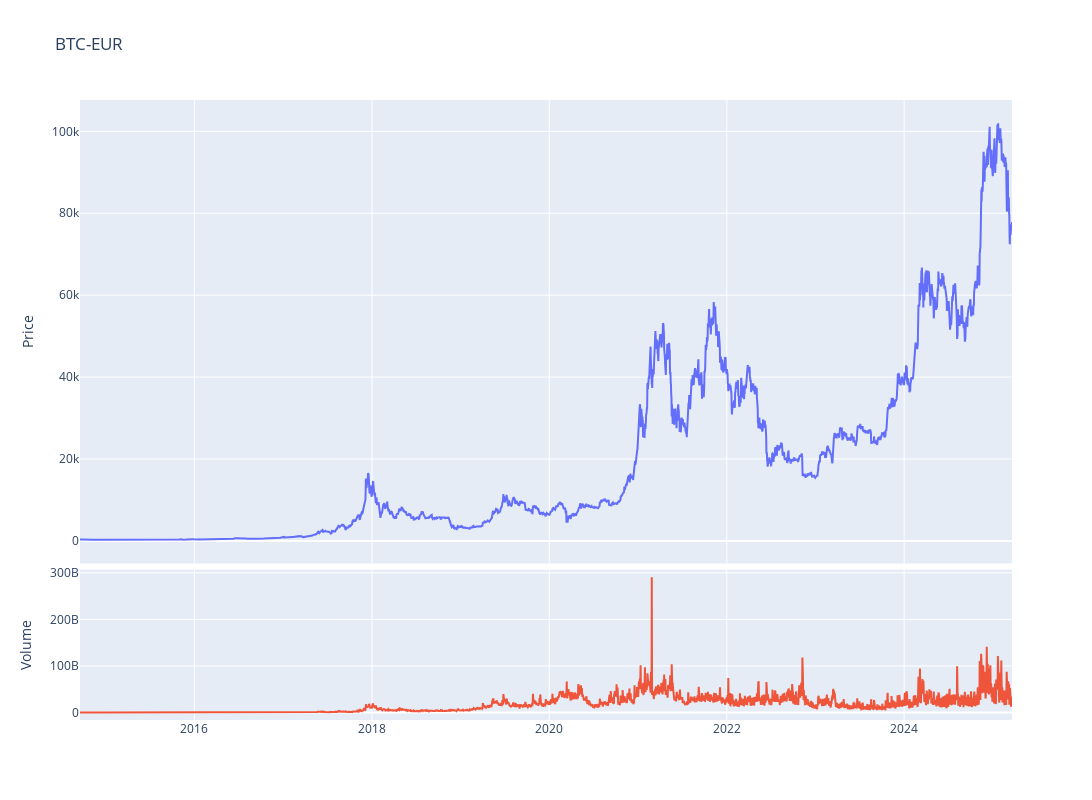

Notebook code cell kept with this figure:
### Code cell
fig = make_subplots(rows=4, cols=1,shared_xaxes=True,vertical_spacing=0.01,specs=[[{'rowspan':3,'colspan':1}],[None],[None],[{'rowspan':1,'colspan':1}]])

# Graph (1,1)
fig.add_trace(go.Scatter(x=stock_ticker.index,y=stock_ticker['Adj Close'],mode="lines",name=f"{ticker}"),row=1, col=1)
# Update xaxis properties
fig.update_yaxes(title_text="Price", row=1, col=1)

# Graph (4,1)
fig.add_trace(go.Scatter(x=stock_ticker.index,y=stock_ticker['Volume'],mode="lines",name='Volume'),row=4, col=1)
fig.update_yaxes(title_text="Volume", row=4, col=1)

fig.update_layout(height=800, width=1300,showlegend=False,title=f"{ticker}")

fig.show()

### Figure 1 — Plotly figure (JSON) as saved in the notebook; plotly's stock layout.template omitted (floating-point values rounded to 4 significant figures; data arrays with more than 128 entries replaced by an {"elided": "..."} marker saying what was removed)
{"data": [{"mode": "lines", "name": "BTC-EUR", "type": "scatter", "x": {"elided": "3838 str values"}, "xaxis": "x", "y": {"elided": "3838 float values"}, "yaxis": "y"}, {"mode": "lines", "name": "Volume", "type": "scatter", "x": {"elided": "3838 str values"}, "xaxis": "x2", "y": {"elided": "3838 int values"}, "yaxis": "y2"}], "layout": {"height": 800, "showlegend": false, "title": {"text": "BTC-EUR"}, "width": 1300, "xaxis": {"anchor": "y", "domain": [0, 1], "matches": "x2", "showticklabels": false}, "xaxis2": {"anchor": "y2", "domain": [0, 1]}, "yaxis": {"anchor": "x", "domain": [0.2525, 1], "title": {"text": "Price"}}, "yaxis2": {"anchor": "x2", "domain": [0, 0.2425], "title": {"text": "Volume"}}}}
